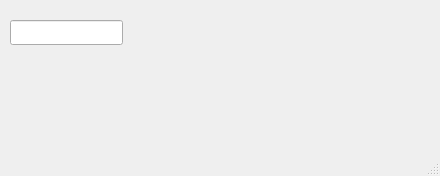
<?xml version="1.0" encoding="UTF-8"?>
<ui version="4.0">
 <class>MainWindow</class>
 <widget class="QMainWindow" name="MainWindow">
  <property name="geometry">
   <rect>
    <x>0</x>
    <y>0</y>
    <width>440</width>
    <height>176</height>
   </rect>
  </property>
  <property name="windowTitle">
   <string>MainWindow</string>
  </property>
  <widget class="QWidget" name="centralwidget">
   <widget class="QLineEdit" name="lineEdit">
    <property name="geometry">
     <rect>
      <x>10</x>
      <y>20</y>
      <width>113</width>
      <height>25</height>
     </rect>
    </property>
   </widget>
  </widget>
  <widget class="QMenuBar" name="menubar">
   <property name="geometry">
    <rect>
     <x>0</x>
     <y>0</y>
     <width>440</width>
     <height>22</height>
    </rect>
   </property>
  </widget>
  <widget class="QStatusBar" name="statusbar"/>
 </widget>
 <resources/>
 <connections/>
</ui>
